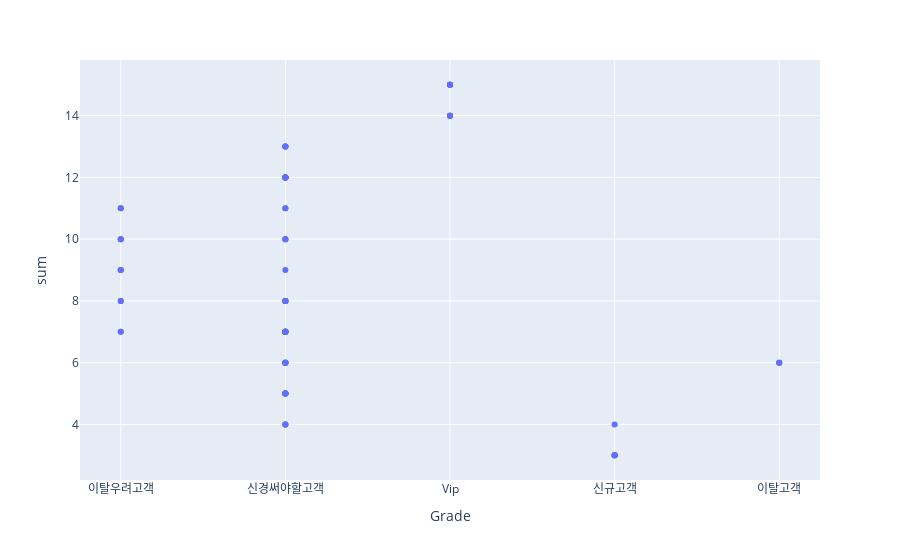

Notebook code cell kept with this figure:
### Code cell
# 점수에 대한 산점도
plt.figure(figsize=(16, 9))
px.scatter(RFM_result, x="Grade", y="sum")

# 신경써야할 고객을 더 구체적으로 나눠야함

### Figure 1 — Plotly figure (JSON) as saved in the notebook; plotly's stock layout.template omitted (floating-point values rounded to 4 significant figures)
{"data": [{"hovertemplate": "Grade=%{x}<br>sum=%{y}<extra></extra>", "legendgroup": "", "marker": {"color": "#636efa", "symbol": "circle"}, "mode": "markers", "name": "", "orientation": "v", "showlegend": false, "type": "scatter", "x": ["이탈우려고객", "신경써야할고객", "이탈우려고객", "신경써야할고객", "신경써야할고객", "Vip", "신규고객", "Vip", "Vip", "신경써야할고객", "신경써야할고객", "이탈우려고객", "신경써야할고객", "신경써야할고객", "신경써야할고객", "신경써야할고객", "신경써야할고객", "신경써야할고객", "신경써야할고객", "이탈고객", "이탈우려고객", "신경써야할고객", "이탈우려고객", "신규고객", "이탈우려고객", "신경써야할고객", "신경써야할고객", "이탈우려고객", "신경써야할고객", "신경써야할고객", "이탈우려고객", "신경써야할고객", "신경써야할고객", "이탈우려고객", "신경써야할고객", "신경써야할고객", "신경써야할고객", "신경써야할고객", "신경써야할고객", "신경써야할고객", "신경써야할고객", "신경써야할고객", "신경써야할고객", "신경써야할고객", "신경써야할고객", "이탈우려고객", "신경써야할고객", "Vip", "신경써야할고객", "신경써야할고객", "신경써야할고객", "신경써야할고객", "Vip", "이탈고객", "신경써야할고객", "Vip", "Vip", "신경써야할고객", "신경써야할고객", "이탈우려고객", "신규고객", "신규고객", "신규고객", "신규고객", "신경써야할고객", "신경써야할고객", "신경써야할고객", "신경써야할고객", "신경써야할고객", "신경써야할고객", "신경써야할고객", "신경써야할고객", "이탈우려고객", "신경써야할고객", "신경써야할고객", "신경써야할고객", "신경써야할고객", "신경써야할고객", "Vip", "신경써야할고객", "Vip", "신규고객", "신경써야할고객", "신경써야할고객", "이탈고객", "Vip", "신경써야할고객"], "xaxis": "x", "y": [7, 8, 9, 6, 12, 15, 3, 15, 15, 7, 7, 8, 12, 10, 7, 13, 5, 7, 5, 6, 11, 8, 11, 3, 7, 12, 5, 10, 7, 6, 9, 5, 6, 10, 8, 11, 5, 7, 8, 4, 8, 10, 10, 7, 12, 10, 8, 14, 6, 7, 6, 12, 15, 6, 13, 15, 14, 7, 5, 9, 3, 3, 3, 4, 12, 4, 7, 9, 6, 7, 11, 12, 8, 13, 12, 13, 6, 4, 14, 5, 15, 3, 12, 5, 6, 14, 12], "yaxis": "y"}], "layout": {"legend": {"tracegroupgap": 0}, "margin": {"t": 60}, "xaxis": {"anchor": "y", "domain": [0, 1], "title": {"text": "Grade"}}, "yaxis": {"anchor": "x", "domain": [0, 1], "title": {"text": "sum"}}}}
